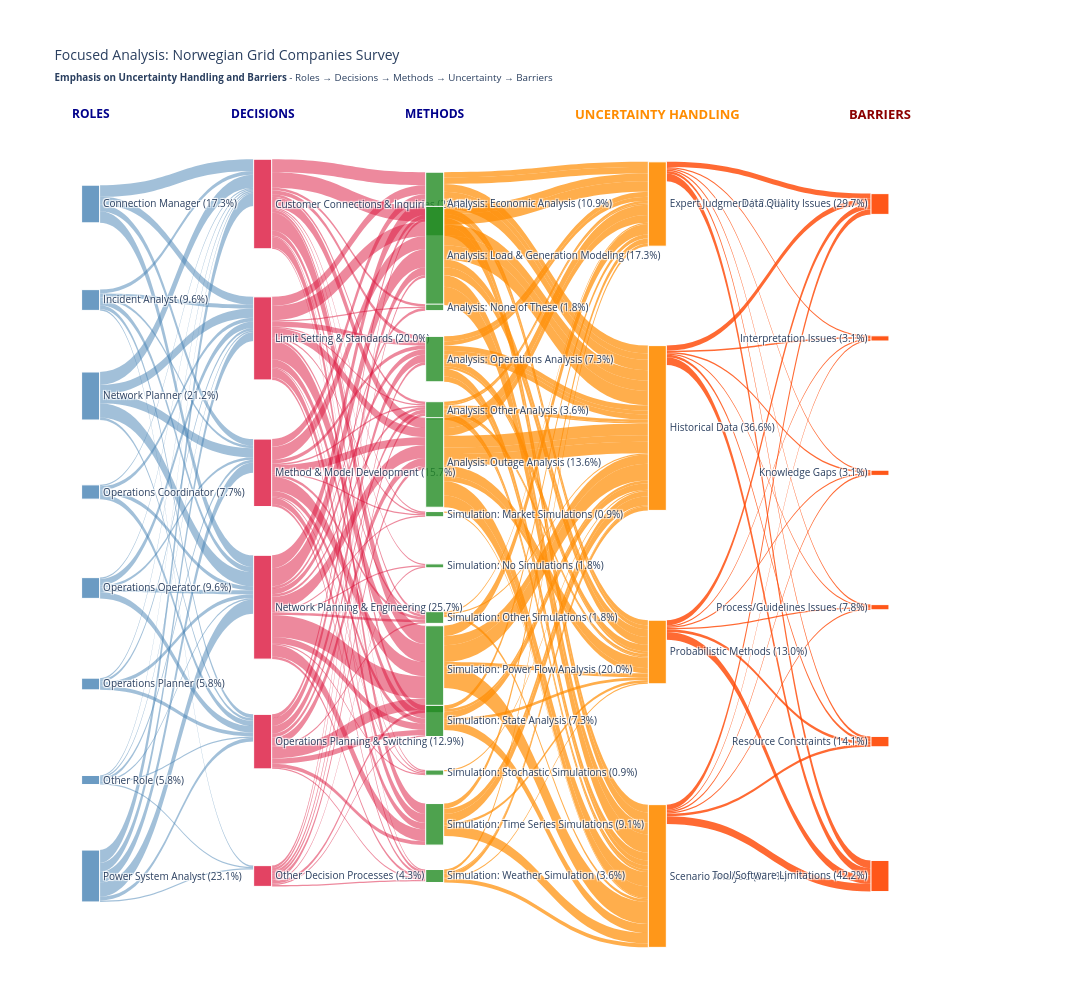

Notebook source saved alongside this figure:
### Code cell
# Create focused flow data with merged methods and emphasized uncertainty/barriers
focused_flow_data = create_focused_flow_data_with_merged_methods(
    df_enhanced, ROLE_MAPPINGS, DECISION_MAPPINGS, ANALYSIS_MAPPINGS, 
    SIMULATION_MAPPINGS, UNCERTAINTY_GROUP_MAP, BARRIERS_MAPPINGS
)

# Create and display focused Sankey
focused_nodes, focused_colors, focused_positions = create_focused_node_structure(focused_flow_data)
focused_sankey_fig = build_focused_sankey_with_emphasis(
    focused_nodes, focused_flow_data, focused_colors, focused_positions
)
focused_sankey_fig.show()

print("✅ Focused Sankey diagram with merged methods and emphasized uncertainty/barriers rendered")
print(f"✅ Created {len(focused_flow_data)} flows optimized for uncertainty and barriers research focus")

# Print summary focusing on your research areas
print("\n🎯 RESEARCH FOCUS SUMMARY:")
print("=" * 50)

# Uncertainty handling summary
uncertainty_methods = [node for node in focused_nodes if 'Probabilistic' in node or 'Scenario' in node or 'Historical' in node or 'Expert' in node]
print(f"📊 Uncertainty Methods Identified: {len(uncertainty_methods)}")

# Barriers summary  
barrier_nodes = [node for node in focused_nodes if any(barrier in node for barrier in ['Data Quality', 'Tool/Software', 'Knowledge', 'Process', 'Resource', 'Interpretation'])]
print(f"🚧 Barrier Categories Identified: {len(barrier_nodes)}")

print("=" * 50)

### Figure 1 — Plotly figure (JSON) as saved in the notebook; plotly's stock layout.template omitted (floating-point values rounded to 4 significant figures; data arrays with more than 128 entries replaced by an {"elided": "..."} marker saying what was removed)
{"data": [{"link": {"color": {"elided": "205 str values"}, "source": {"elided": "205 int values"}, "target": {"elided": "205 int values"}, "value": {"elided": "205 int values"}}, "node": {"color": ["rgba(70, 130, 180, 0.8)", "rgba(70, 130, 180, 0.8)", "rgba(70, 130, 180, 0.8)", "rgba(70, 130, 180, 0.8)", "rgba(70, 130, 180, 0.8)", "rgba(70, 130, 180, 0.8)", "rgba(70, 130, 180, 0.8)", "rgba(70, 130, 180, 0.8)", "rgba(220, 20, 60, 0.8)", "rgba(220, 20, 60, 0.8)", "rgba(220, 20, 60, 0.8)", "rgba(220, 20, 60, 0.8)", "rgba(220, 20, 60, 0.8)", "rgba(220, 20, 60, 0.8)", "rgba(34, 139, 34, 0.8)", "rgba(34, 139, 34, 0.8)", "rgba(34, 139, 34, 0.8)", "rgba(34, 139, 34, 0.8)", "rgba(34, 139, 34, 0.8)", "rgba(34, 139, 34, 0.8)", "rgba(34, 139, 34, 0.8)", "rgba(34, 139, 34, 0.8)", "rgba(34, 139, 34, 0.8)", "rgba(34, 139, 34, 0.8)", "rgba(34, 139, 34, 0.8)", "rgba(34, 139, 34, 0.8)", "rgba(34, 139, 34, 0.8)", "rgba(34, 139, 34, 0.8)", "rgba(255, 140, 0, 0.9)", "rgba(255, 140, 0, 0.9)", "rgba(255, 140, 0, 0.9)", "rgba(255, 140, 0, 0.9)", "rgba(255, 69, 0, 0.9)", "rgba(255, 69, 0, 0.9)", "rgba(255, 69, 0, 0.9)", "rgba(255, 69, 0, 0.9)", "rgba(255, 69, 0, 0.9)", "rgba(255, 69, 0, 0.9)"], "label": ["Connection Manager\n(17.3%)", "Incident Analyst\n(9.6%)", "Network Planner\n(21.2%)", "Operations Coordinator\n(7.7%)", "Operations Operator\n(9.6%)", "Operations Planner\n(5.8%)", "Other Role\n(5.8%)", "Power System Analyst\n(23.1%)", "Customer Connections & Inquiries\n(21.4%)", "Limit Setting & Standards\n(20.0%)", "Method & Model Development\n(15.7%)", "Network Planning & Engineering\n(25.7%)", "Operations Planning & Switching\n(12.9%)", "Other Decision Processes\n(4.3%)", "Analysis: Economic Analysis\n(10.9%)", "Analysis: Load & Generation Modeling\n(17.3%)", "Analysis: None of These\n(1.8%)", "Analysis: Operations Analysis\n(7.3%)", "Analysis: Other Analysis\n(3.6%)", "Analysis: Outage Analysis\n(13.6%)", "Simulation: Market Simulations\n(0.9%)", "Simulation: No Simulations\n(1.8%)", "Simulation: Other Simulations\n(1.8%)", "Simulation: Power Flow Analysis\n(20.0%)", "Simulation: State Analysis\n(7.3%)", "Simulation: Stochastic Simulations\n(0.9%)", "Simulation: Time Series Simulations\n(9.1%)", "Simulation: Weather Simulation\n(3.6%)", "Expert Judgment\n(18.3%)", "Historical Data\n(36.6%)", "Probabilistic Methods\n(13.0%)", "Scenario Analysis\n(32.1%)", "Data Quality Issues\n(29.7%)", "Interpretation Issues\n(3.1%)", "Knowledge Gaps\n(3.1%)", "Process/Guidelines Issues\n(7.8%)", "Resource Constraints\n(14.1%)", "Tool/Software Limitations\n(42.2%)"], "line": {"color": "white", "width": 1}, "pad": 30, "thickness": 18, "x": [0.05, 0.05, 0.05, 0.05, 0.05, 0.05, 0.05, 0.05, 0.22, 0.22, 0.22, 0.22, 0.22, 0.22, 0.39, 0.39, 0.39, 0.39, 0.39, 0.39, 0.39, 0.39, 0.39, 0.39, 0.39, 0.39, 0.39, 0.39, 0.61, 0.61, 0.61, 0.61, 0.83, 0.83, 0.83, 0.83, 0.83, 0.83], "y": [0.1, 0.2143, 0.3286, 0.4429, 0.5571, 0.6714, 0.7857, 0.9, 0.1, 0.26, 0.42, 0.58, 0.74, 0.9, 0.1, 0.1615, 0.2231, 0.2846, 0.3462, 0.4077, 0.4692, 0.5308, 0.5923, 0.6538, 0.7154, 0.7769, 0.8385, 0.9, 0.1, 0.3667, 0.6333, 0.9, 0.1, 0.26, 0.42, 0.58, 0.74, 0.9]}, "type": "sankey"}], "layout": {"annotations": [{"font": {"color": "darkblue", "size": 12}, "showarrow": false, "text": "<b>ROLES</b>", "x": 0.05, "xanchor": "center", "y": 1.02}, {"font": {"color": "darkblue", "size": 12}, "showarrow": false, "text": "<b>DECISIONS</b>", "x": 0.22, "xanchor": "center", "y": 1.02}, {"font": {"color": "darkblue", "size": 12}, "showarrow": false, "text": "<b>METHODS</b>", "x": 0.39, "xanchor": "center", "y": 1.02}, {"font": {"color": "darkorange", "size": 13, "weight": "bold"}, "showarrow": false, "text": "<b>UNCERTAINTY HANDLING</b>", "x": 0.61, "xanchor": "center", "y": 1.02}, {"font": {"color": "darkred", "size": 13, "weight": "bold"}, "showarrow": false, "text": "<b>BARRIERS</b>", "x": 0.83, "xanchor": "center", "y": 1.02}], "font": {"size": 10}, "height": 1000, "margin": {"b": 40, "l": 40, "r": 40, "t": 120}, "plot_bgcolor": "rgba(248, 248, 248, 0.8)", "title": {"text": "Focused Analysis: Norwegian Grid Companies Survey<br><sub><b>Emphasis on Uncertainty Handling and Barriers</b> - Roles → Decisions → Methods → Uncertainty → Barriers</sub>"}, "width": 1600}}
